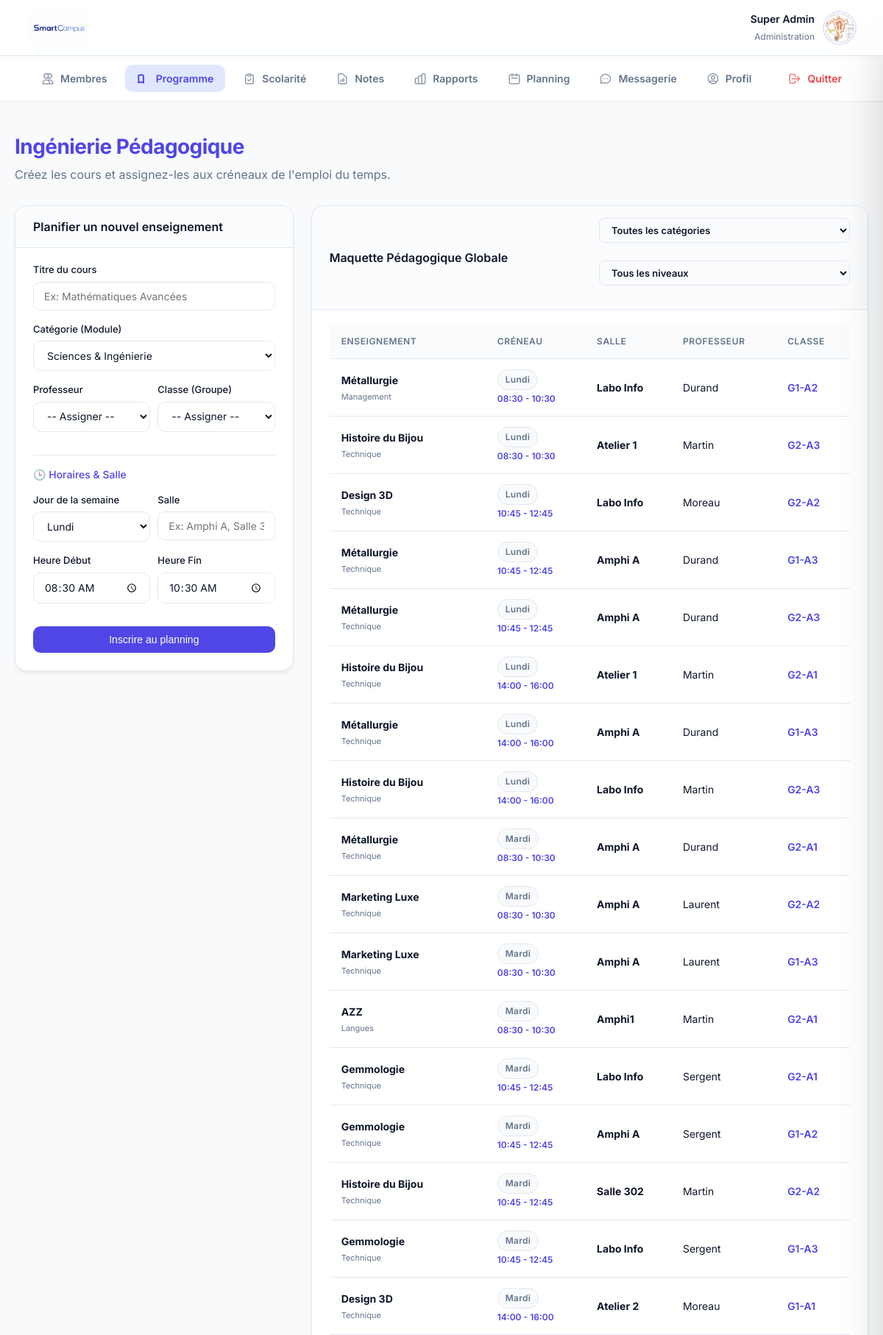
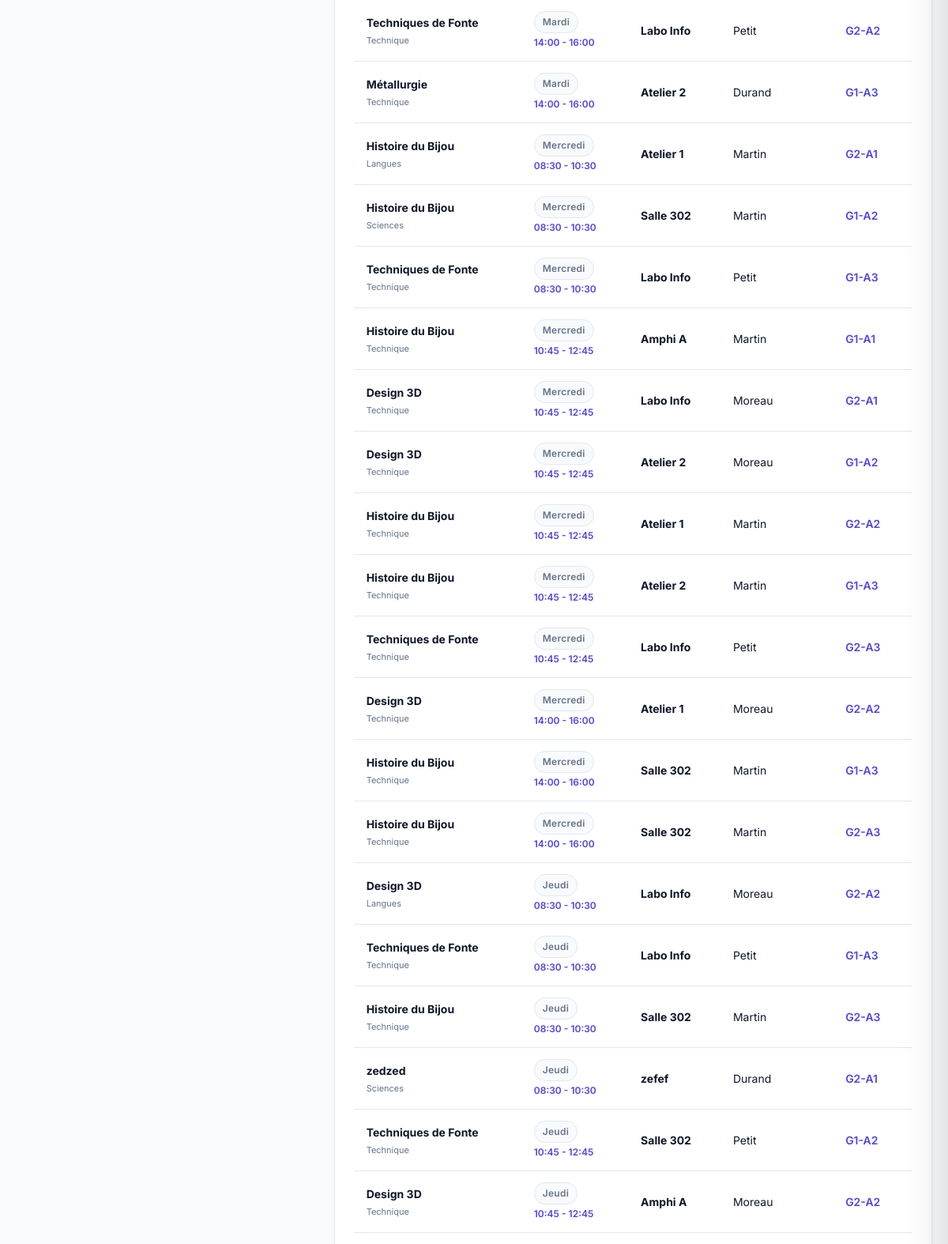
The page /gestion_cours.php (signed in, upper part) on the database its author committed (2 pictures, top to bottom).
### tables this page shows
CREATE TABLE utilisateurs (
        id INTEGER PRIMARY KEY AUTOINCREMENT,
        prenom TEXT NOT NULL,
        nom TEXT NOT NULL,
        email TEXT UNIQUE NOT NULL,
        role TEXT CHECK(role IN ('etudiant', 'professeur', 'administrateur')) NOT NULL,
        mot_de_passe_hash TEXT NOT NULL,
        statut_compte TEXT DEFAULT 'actif',
        groupe_id INTEGER,
        FOREIGN KEY(groupe_id) REFERENCES groupes(id) ON DELETE SET NULL
    );

CREATE TABLE cours (
        id INTEGER PRIMARY KEY AUTOINCREMENT,
        titre TEXT NOT NULL,
        categorie TEXT NOT NULL,
        description TEXT,
        groupe_id INTEGER,
        professeur_id INTEGER, jour VARCHAR(20) DEFAULT 'Lundi', heure_debut VARCHAR(10) DEFAULT '08:30', heure_fin VARCHAR(10) DEFAULT '10:30', salle VARCHAR(50) DEFAULT 'Non assignée',
        FOREIGN KEY(groupe_id) REFERENCES groupes(id) ON DELETE CASCADE,
        FOREIGN KEY(professeur_id) REFERENCES utilisateurs(id) ON DELETE SET NULL
    );

CREATE TABLE groupes (
        id INTEGER PRIMARY KEY AUTOINCREMENT,
        nom TEXT NOT NULL UNIQUE
    );

### gestion_cours.php (the view, shortened to what this page needs)
<?php
require_once 'db.php';
$cours = $db->query("
    SELECT c.*, u.nom as prof_nom, g.nom as groupe_nom
    FROM cours c
    LEFT JOIN utilisateurs u ON c.professeur_id = u.id
    LEFT JOIN groupes g ON c.groupe_id = g.id
    ORDER BY
        CASE c.jour
            WHEN 'Lundi'    THEN 1
            WHEN 'Mardi'    THEN 2
            WHEN 'Mercredi' THEN 3
            WHEN 'Jeudi'    THEN 4
            WHEN 'Vendredi' THEN 5
        END,
        c.heure_debut
")->fetchAll();
?>
<!DOCTYPE html>
<html lang="fr">
<head>
    <meta charset="UTF-8"><title>Programme - SmartCampus</title><link rel="stylesheet" href="style.css">
</head>
<body>
    <?php include 'menu.php'; ?>
    <div class="container">
        <div style="margin-bottom: 30px;">
            <h1 style="color:var(--primary);">Ingénierie Pédagogique</h1>
            <p style="color:var(--text-muted); margin:0;">Créez les cours et assignez-les aux créneaux de l'emploi du temps.</p>
        </div>
        <div class="dashboard-grid inverse">
            <div class="card" style="align-self: start;">
                <div class="card-header"><h2>Planifier un nouvel enseignement</h2></div>
                <form method="POST">
                    <label>Titre du cours</label>
                    <input type="text" name="titre" required placeholder="Ex: Mathématiques Avancées">
                    <label>Catégorie (Module)</label>
                    <select name="categorie" required>
                        <option value="Sciences">Sciences & Ingénierie</option>
                    </select>
                    <div style="display:flex; gap:10px;">
                        <div style="flex:1;">
                            <label>Professeur</label>
                            <select name="professeur_id" required>
                                <option value="">-- Assigner --</option>
                            </select>
                        </div>
                        <div style="flex:1;">
                            <label>Classe (Groupe)</label>
                            <select name="groupe_id" required>
                                <option value="">-- Assigner --</option>
                            </select>
                        </div>
                    </div>
                    <div style="border-top: 1px solid var(--border); margin: 15px 0; padding-top: 15px;">
                        <label style="color:var(--primary); font-size:14px; margin-bottom:10px;">🕒 Horaires & Salle</label>
                    </div>
                    <div style="display:flex; gap:10px;">
                        <div style="flex:1;">
                            <label>Jour de la semaine</label>
                            <select name="jour" required>
                                <option value="Lundi">Lundi</option><option value="Mardi">Mardi</option>
                            </select>
                        </div>
                        <div style="flex:1;">
                            <label>Salle</label>
                            <input type="text" name="salle" required placeholder="Ex: Amphi A, Salle 302">
                        </div>
                    </div>
                    <div style="display:flex; gap:10px;">
                        <div style="flex:1;"><label>Heure Début</label><input type="time" name="heure_debut" required value="08:30"></div>
                        <div style="flex:1;"><label>Heure Fin</label><input type="time" name="heure_fin" required value="10:30"></div>
                    </div>
                    <button type="submit" id="btnSubmitCours" class="btn-action" style="width:100%; margin-top:15px;">
                        Inscrire au planning
                    </button>
                </form>
            </div>
            <div class="card">
                <div class="card-header" style="display:flex; align-items:center; justify-content:space-between; flex-wrap:wrap; gap:10px;">
                    <h2 style="margin:0;">Maquette Pédagogique Globale</h2>
                    <div style="display:flex; gap:8px; flex-wrap:wrap;">
                        <select id="filtreCategorie" onchange="filtrerCours()" style="padding:7px 12px; border-radius:8px; border:1.5px solid var(--border); font-size:13px; font-weight:600; color:var(--text-main); background:var(--bg);">
                            <option value="">Toutes les catégories</option>
                        </select>
                        <select id="filtreNiveau" onchange="filtrerCours()" style="padding:7px 12px; border-radius:8px; border:1.5px solid var(--border); font-size:13px; font-weight:600; color:var(--text-main); background:var(--bg);">
                            <option value="">Tous les niveaux</option>
                        </select>
                    </div>
                </div>
                <?php if (empty($cours)): ?>
                    <p style="color:var(--text-muted); text-align:center;">Aucun cours programmé.</p>
                <?php else: ?>
                    <table>
                        <tr>
                            <th>Enseignement</th><th>Créneau</th><th>Salle</th><th>Professeur</th><th>Classe</th>
                        </tr>
                        <?php foreach($cours as $c): ?>
                            <tr class="cours-row"
                                data-cours-id="<?= $c['id'] ?>"
                                onclick="ouvrirCours(
                                    <?= $c['id'] ?>,
                                    <?= htmlspecialchars(json_encode([
                                        'id'            => $c['id'],
                                        'titre'         => $c['titre'],
                                        'categorie'     => $c['categorie'],
                                        'professeur_id' => $c['professeur_id'],
                                        'groupe_id'     => $c['groupe_id'],
                                        'jour'          => $c['jour'],
                                        'heure_debut'   => $c['heure_debut'],
                                        'heure_fin'     => $c['heure_fin'],
                                        'salle'         => $c['salle'],
                                        'prof_nom'      => $c['prof_nom'],
                                        'groupe_nom'    => $c['groupe_nom'],
                                    ]), ENT_QUOTES) ?>
                                )"
                                title="Modifier ce cours">
                                <td>
                                    <strong><?= htmlspecialchars($c['titre']) ?></strong><br>
                                    <span style="font-size:11px; color:var(--text-muted);"><?= htmlspecialchars($c['categorie']) ?></span>
                                </td>
                                <td>
                                    <span class="badge badge-neutral"><?= htmlspecialchars($c['jour']) ?></span><br>
                                    <span style="font-size:12px; color:var(--primary); font-weight:600;"><?= $c['heure_debut'] ?> - <?= $c['heure_fin'] ?></span>
                                </td>
                                <td><strong><?= htmlspecialchars($c['salle']) ?></strong></td>
                                <td><?= htmlspecialchars($c['prof_nom']) ?></td>
                                <td><span style="color:var(--primary); font-weight:600;"><?= htmlspecialchars($c['groupe_nom']) ?></span></td>
                            </tr>
                        <?php endforeach; ?>
                    </table>
                <?php endif; ?>
            </div>
        </div>
    </div>
</body>
</html>
</html>

### menu.php (shortened to what this page needs)
<?php
require_once 'db.php';
$mon_id = $_SESSION['utilisateur_id'];
$mon_role = $_SESSION['role'];
$stmt_menu = $db->prepare("SELECT u.*, g.nom as nom_groupe FROM utilisateurs u LEFT JOIN groupes g ON u.groupe_id = g.id WHERE u.id = ?");
$stmt_menu->execute([$mon_id]);
$user_menu = $stmt_menu->fetch(PDO::FETCH_ASSOC);
$initiales_menu = strtoupper(substr($user_menu['prenom'], 0, 1) . substr($user_menu['nom'], 0, 1));
$avatar_menu_url = null;
$search_avatar_menu = glob("uploads/avatars/avatar_" . $mon_id . ".*");
if (!empty($search_avatar_menu)) { $avatar_menu_url = $search_avatar_menu[0]; }
$stmt_unread_menu = $db->prepare("SELECT COUNT(*) FROM messages WHERE destinataire_id = ? AND lu = 0");
$stmt_unread_menu->execute([$mon_id]);
$messages_non_lus_menu = $stmt_unread_menu->fetchColumn();
$current_page = basename($_SERVER['PHP_SELF']);
?>
<header class="top-bar">
    <img src="images/logo.jpg" alt="SmartCampus" onerror="this.src='https://via.placeholder.com/120x45?text=SmartCampus'">
    <div class="user-widget">
        <div class="user-widget-info" style="text-align: right;">
            <strong style="color:var(--text-main); font-size:14px;"><?= htmlspecialchars($user_menu['prenom'] . ' ' . $user_menu['nom']) ?></strong>
            <span style="font-size:12px; color:var(--text-muted);">
                <?php
                if ($mon_role === 'administrateur') echo 'Administration';
                elseif ($mon_role === 'professeur') echo 'Corps Enseignant';
                else echo htmlspecialchars($user_menu['nom_groupe'] ?? 'Étudiant');
                ?>
            </span>
        </div>
        <div class="avatar-small" <?= $mon_role === 'administrateur' ? 'style="background: #1e293b;"' : '' ?>>
            <?php if ($avatar_menu_url): ?><img src="<?= $avatar_menu_url ?>" alt="Profil"><?php else: ?><?= $initiales_menu ?><?php endif; ?>
        </div>
    </div>
</header>
<nav class="top-nav">
    <?php if ($mon_role === 'administrateur'): ?>
        <a href="dashboard_administrateur.php" class="<?= $current_page === 'dashboard_administrateur.php' ? 'active' : '' ?>">
            <svg fill="none" viewBox="0 0 24 24" stroke="currentColor" stroke-width="2"><path stroke-linecap="round" stroke-linejoin="round" d="M12 4.354a4 4 0 110 5.292M15 21H3v-1a6 6 0 0112 0v1zm0 0h6v-1a6 6 0 00-9-5.197M13 7a4 4 0 11-8 0 4 4 0 018 0z" /></svg> Membres
        </a>
        <a href="gestion_cours.php" class="<?= $current_page === 'gestion_cours.php' ? 'active' : '' ?>">
            <svg fill="none" viewBox="0 0 24 24" stroke="currentColor" stroke-width="2"><path stroke-linecap="round" stroke-linejoin="round" d="M12 6.253v13m0-13C10.832 5.477 9.246 5 7.5 5S4.168 5.477 3 6.253v13C4.168 18.477 5.754 18 7.5 18s3.332.477 4.5 1.253" /></svg> Programme
        </a>
        <a href="gestion_absences.php" class="<?= $current_page === 'gestion_absences.php' ? 'active' : '' ?>">
            <svg fill="none" viewBox="0 0 24 24" stroke="currentColor" stroke-width="2"><path stroke-linecap="round" stroke-linejoin="round" d="M9 5H7a2 2 0 00-2 2v12a2 2 0 002 2h10a2 2 0 002-2V7a2 2 0 00-2-2h-2M9 5a2 2 0 002 2h2a2 2 0 002-2M9 5a2 2 0 012-2h2a2 2 0 012 2m-6 9l2 2 4-4" /></svg> Scolarité
        </a>
        <a href="gestion_notes.php" class="<?= $current_page === 'gestion_notes.php' ? 'active' : '' ?>">
            <svg fill="none" viewBox="0 0 24 24" stroke="currentColor" stroke-width="2">
                <path stroke-linecap="round" stroke-linejoin="round" d="M9 17v-2m3 2v-4m3 4v-6m2 10H7a2 2 0 01-2-2V5a2 2 0 012-2h5.586a1 1 0 01.707.293l5.414 5.414A1 1 0 0120 9.414V19a2 2 0 01-2 2z" />
            </svg> Notes
        </a>
        <a href="rapports_admin.php" class="<?= $current_page === 'rapports_admin.php' ? 'active' : '' ?>">
            Rapports
        </a>
    <?php endif; ?>
    <a href="planning.php" class="<?= $current_page === 'planning.php' ? 'active' : '' ?>">
        <svg fill="none" viewBox="0 0 24 24" stroke="currentColor" stroke-width="2"><path stroke-linecap="round" stroke-linejoin="round" d="M8 7V3m8 4V3m-9 8h10M5 21h14a2 2 0 002-2V7a2 2 0 00-2-2H5a2 2 0 00-2 2v12a2 2 0 002 2z" /></svg> Planning
    </a>
    <a href="messagerie.php" class="<?= $current_page === 'messagerie.php' ? 'active' : '' ?>">
        <svg fill="none" viewBox="0 0 24 24" stroke="currentColor" stroke-width="2"><path stroke-linecap="round" stroke-linejoin="round" d="M8 12h.01M12 12h.01M16 12h.01M21 12c0 4.418-4.03 8-9 8a9.863 9.863 0 01-4.255-.949L3 20l1.395-3.72C3.512 15.042 3 13.574 3 12c0-4.418 4.03-8 9-8s9 3.582 9 8z" /></svg>
        Messagerie <?php if ($messages_non_lus_menu > 0): ?><span class="notification-badge"><?= $messages_non_lus_menu ?></span><?php endif; ?>
    </a>
    <a href="profil.php" class="<?= $current_page === 'profil.php' ? 'active' : '' ?>">
        <svg fill="none" viewBox="0 0 24 24" stroke="currentColor" stroke-width="2"><path stroke-linecap="round" stroke-linejoin="round" d="M5.121 17.804A13.937 13.937 0 0112 16c2.5 0 4.847.655 6.879 1.804M15 10a3 3 0 11-6 0 3 3 0 016 0zm6 2a9 9 0 11-18 0 9 9 0 0118 0z" /></svg> Profil
    </a>
    <a href="deconnexion.php" style="color: var(--danger); margin-left: auto;">
        <svg fill="none" viewBox="0 0 24 24" stroke="currentColor" stroke-width="2"><path stroke-linecap="round" stroke-linejoin="round" d="M17 16l4-4m0 0l-4-4m4 4H7m6 4v1a3 3 0 01-3 3H6a3 3 0 01-3-3V7a3 3 0 013-3h4a3 3 0 013 3v1" /></svg> Quitter
    </a>
</nav>

### gestion_cours.php (style rules this page uses)
.cours-row { cursor: pointer; transition: background 0.15s; }

### rows shown on the page
utilisateurs: prenom+nom "Super Admin"
cours: titre "Métallurgie", categorie "Management", jour "Lundi", heure_debut "08:30", heure_fin "10:30", salle "Labo Info", professeur.nom "Durand", groupe.nom "G1-A2"
cours: titre "Histoire du Bijou", categorie "Technique", jour "Lundi", heure_debut "08:30", heure_fin "10:30", salle "Atelier 1", professeur.nom "Martin", groupe.nom "G2-A3"
cours: titre "Design 3D", categorie "Technique", jour "Lundi", heure_debut "10:45", heure_fin "12:45", salle "Labo Info", professeur.nom "Moreau", groupe.nom "G2-A2"
cours: titre "Métallurgie", categorie "Technique", jour "Lundi", heure_debut "10:45", heure_fin "12:45", salle "Amphi A", professeur.nom "Durand", groupe.nom "G1-A3"
cours: titre "Métallurgie", categorie "Technique", jour "Lundi", heure_debut "10:45", heure_fin "12:45", salle "Amphi A", professeur.nom "Durand", groupe.nom "G2-A3"
cours: titre "Histoire du Bijou", categorie "Technique", jour "Lundi", heure_debut "14:00", heure_fin "16:00", salle "Atelier 1", professeur.nom "Martin", groupe.nom "G2-A1"
cours: titre "Métallurgie", categorie "Technique", jour "Lundi", heure_debut "14:00", heure_fin "16:00", salle "Amphi A", professeur.nom "Durand", groupe.nom "G1-A3"
cours: titre "Histoire du Bijou", categorie "Technique", jour "Lundi", heure_debut "14:00", heure_fin "16:00", salle "Labo Info", professeur.nom "Martin", groupe.nom "G2-A3"
cours: titre "Métallurgie", categorie "Technique", jour "Mardi", heure_debut "08:30", heure_fin "10:30", salle "Amphi A", professeur.nom "Durand", groupe.nom "G2-A1"
cours: titre "Marketing Luxe", categorie "Technique", jour "Mardi", heure_debut "08:30", heure_fin "10:30", salle "Amphi A", professeur.nom "Laurent", groupe.nom "G2-A2"
cours: titre "Marketing Luxe", categorie "Technique", jour "Mardi", heure_debut "08:30", heure_fin "10:30", salle "Amphi A", professeur.nom "Laurent", groupe.nom "G1-A3"
cours: titre "AZZ", categorie "Langues", jour "Mardi", heure_debut "08:30", heure_fin "10:30", salle "Amphi1", professeur.nom "Martin", groupe.nom "G2-A1"
cours: titre "Gemmologie", categorie "Technique", jour "Mardi", heure_debut "10:45", heure_fin "12:45", salle "Labo Info", professeur.nom "Sergent", groupe.nom "G2-A1"
cours: titre "Gemmologie", categorie "Technique", jour "Mardi", heure_debut "10:45", heure_fin "12:45", salle "Amphi A", professeur.nom "Sergent", groupe.nom "G1-A2"
cours: titre "Histoire du Bijou", categorie "Technique", jour "Mardi", heure_debut "10:45", heure_fin "12:45", salle "Salle 302", professeur.nom "Martin", groupe.nom "G2-A2"
cours: titre "Gemmologie", categorie "Technique", jour "Mardi", heure_debut "10:45", heure_fin "12:45", salle "Labo Info", professeur.nom "Sergent", groupe.nom "G1-A3"
cours: titre "Design 3D", categorie "Technique", jour "Mardi", heure_debut "14:00", heure_fin "16:00", salle "Atelier 2", professeur.nom "Moreau", groupe.nom "G1-A1"
cours: titre "Techniques de Fonte", categorie "Technique", jour "Mardi", heure_debut "14:00", heure_fin "16:00", salle "Labo Info", professeur.nom "Petit", groupe.nom "G2-A2"
cours: titre "Métallurgie", categorie "Technique", jour "Mardi", heure_debut "14:00", heure_fin "16:00", salle "Atelier 2", professeur.nom "Durand", groupe.nom "G1-A3"
cours: titre "Histoire du Bijou", categorie "Langues", jour "Mercredi", heure_debut "08:30", heure_fin "10:30", salle "Atelier 1", professeur.nom "Martin", groupe.nom "G2-A1"
cours: titre "Histoire du Bijou", categorie "Sciences", jour "Mercredi", heure_debut "08:30", heure_fin "10:30", salle "Salle 302", professeur.nom "Martin", groupe.nom "G1-A2"
cours: titre "Techniques de Fonte", categorie "Technique", jour "Mercredi", heure_debut "08:30", heure_fin "10:30", salle "Labo Info", professeur.nom "Petit", groupe.nom "G1-A3"
cours: titre "Histoire du Bijou", categorie "Technique", jour "Mercredi", heure_debut "10:45", heure_fin "12:45", salle "Amphi A", professeur.nom "Martin", groupe.nom "G1-A1"
cours: titre "Design 3D", categorie "Technique", jour "Mercredi", heure_debut "10:45", heure_fin "12:45", salle "Labo Info", professeur.nom "Moreau", groupe.nom "G2-A1"
cours: titre "Design 3D", categorie "Technique", jour "Mercredi", heure_debut "10:45", heure_fin "12:45", salle "Atelier 2", professeur.nom "Moreau", groupe.nom "G1-A2"
cours: titre "Histoire du Bijou", categorie "Technique", jour "Mercredi", heure_debut "10:45", heure_fin "12:45", salle "Atelier 1", professeur.nom "Martin", groupe.nom "G2-A2"
cours: titre "Histoire du Bijou", categorie "Technique", jour "Mercredi", heure_debut "10:45", heure_fin "12:45", salle "Atelier 2", professeur.nom "Martin", groupe.nom "G1-A3"
cours: titre "Techniques de Fonte", categorie "Technique", jour "Mercredi", heure_debut "10:45", heure_fin "12:45", salle "Labo Info", professeur.nom "Petit", groupe.nom "G2-A3"
cours: titre "Design 3D", categorie "Technique", jour "Mercredi", heure_debut "14:00", heure_fin "16:00", salle "Atelier 1", professeur.nom "Moreau", groupe.nom "G2-A2"
cours: titre "Histoire du Bijou", categorie "Technique", jour "Mercredi", heure_debut "14:00", heure_fin "16:00", salle "Salle 302", professeur.nom "Martin", groupe.nom "G1-A3"
cours: titre "Histoire du Bijou", categorie "Technique", jour "Mercredi", heure_debut "14:00", heure_fin "16:00", salle "Salle 302", professeur.nom "Martin", groupe.nom "G2-A3"
cours: titre "Design 3D", categorie "Langues", jour "Jeudi", heure_debut "08:30", heure_fin "10:30", salle "Labo Info", professeur.nom "Moreau", groupe.nom "G2-A2"
cours: titre "Techniques de Fonte", categorie "Technique", jour "Jeudi", heure_debut "08:30", heure_fin "10:30", salle "Labo Info", professeur.nom "Petit", groupe.nom "G1-A3"
cours: titre "Histoire du Bijou", categorie "Technique", jour "Jeudi", heure_debut "08:30", heure_fin "10:30", salle "Salle 302", professeur.nom "Martin", groupe.nom "G2-A3"
cours: titre "zedzed", categorie "Sciences", jour "Jeudi", heure_debut "08:30", heure_fin "10:30", salle "zefef", professeur.nom "Durand", groupe.nom "G2-A1"
cours: titre "Techniques de Fonte", categorie "Technique", jour "Jeudi", heure_debut "10:45", heure_fin "12:45", salle "Salle 302", professeur.nom "Petit", groupe.nom "G1-A2"
cours: titre "Design 3D", categorie "Technique", jour "Jeudi", heure_debut "10:45", heure_fin "12:45", salle "Amphi A", professeur.nom "Moreau", groupe.nom "G2-A2"
